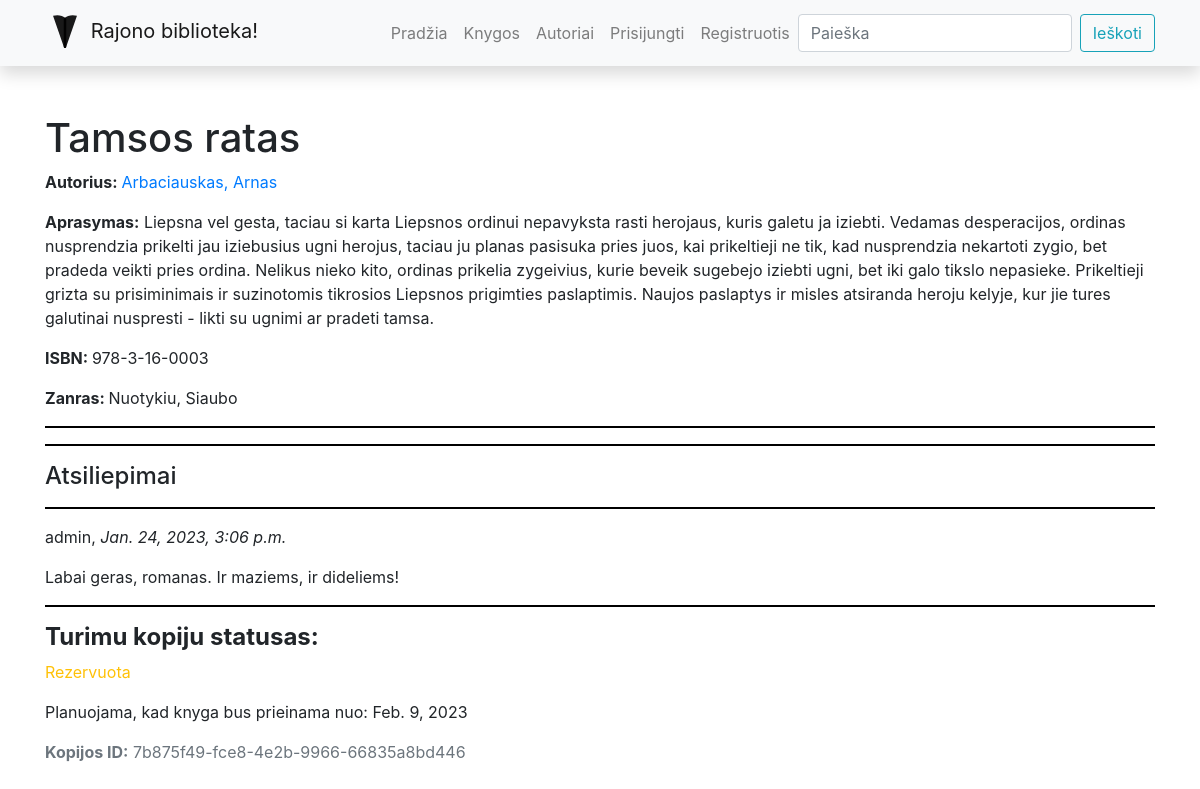
/library/books/4, run on the app's committed database.
### library/models.py (models this page shows, shortened)
class Book(models.Model):
    title = models.CharField('Pavadinimas', max_length=200)
    author = models.ForeignKey('Author', on_delete=models.SET_NULL, null=True, related_name='books')
    summary = models.TextField('Aprasymas', max_length=1000, help_text='Trumpas knygos aprasymas')
    isbn = models.CharField('ISBN', max_length=13)
    genre = models.ManyToManyField(Genre, help_text='Isrinkite zanra knygai')
    cover = models.ImageField('Virselis', upload_to='covers', null=True, blank=True)
    def display_genre(self):
        return '; '.join([genre.name for genre in self.genre.all()])
    display_genre.short_description = 'Zanras'
    class Meta:
        verbose_name = "Knyga"
        verbose_name_plural = "Knygos"

class Author(models.Model):
    first_name = models.CharField('Vardas', max_length=100)
    last_name = models.CharField('Pavarde', max_length=100)
    description = HTMLField()
    def display_books(self):
        return ', '.join([book.title for book in self.books.all()[:3]])
    display_books.short_description = "Knygos"
    class Meta:
        ordering = ['last_name', 'first_name']
        verbose_name = "Autorius"
        verbose_name_plural = "Autoriai"
    def __str__(self):
        return f'{self.last_name}, {self.first_name}'

class Genre(models.Model):
    name = models.CharField('Pavadinimas', max_length=200, help_text='Iveskite knygos zanra')
    def __str__(self):
        return self.name
    class Meta:
        verbose_name = "Zanras"
        verbose_name_plural = "Zanrai"

class BookReview(models.Model):
    book = models.ForeignKey('Book', on_delete=models.SET_NULL, null=True, blank=True)
    reviewer = models.ForeignKey(User, on_delete=models.SET_NULL, null=True, blank=True)
    date_created = models.DateTimeField(auto_now_add=True)
    content = models.TextField('Atsiliepimas', max_length=2000)

class BookInstance(models.Model):
    id = models.UUIDField(primary_key=True, default=uuid.uuid4, help_text='Unikalus knygos kopijos ID')
    book = models.ForeignKey('Book', on_delete=models.SET_NULL, null=True)
    due_back = models.DateField('Bus prieinama', null=True, blank=True)
    LOAN_STATUS = (
        ('a', 'Administruojama'),
        ('p', 'Paimta'),
        ('g', 'Galima paimti'),
        ('r', 'Rezervuota')
    )
    status = models.CharField(
        max_length=1,
        choices=LOAN_STATUS,
        blank=True,
        default='a',
        help_text='Status'
    )
    reader = models.ForeignKey(User, on_delete=models.SET_NULL, null=True, blank=True)
    class Meta:
        ordering = ['due_back']

### library/views.py (the view, shortened to what this page needs)
# urls.py: path('books/<int:pk>', views.BookDetailView.as_view(), name='book-detail'),
class BookDetailView(FormMixin, generic.DetailView):
    model = Book  # automatiskai sukuriamas kintamasis Book -> book
    template_name = 'book_detail_styled.html'  # nurodome is kur ims apipavidalinima internete
    form_class = BookReviewForm
    class Meta:
        ordering = ['title']

### library/forms.py
class BookReviewForm(forms.ModelForm):
    class Meta:
        model = BookReview
        fields = ('content', 'book', 'reviewer')
        widgets = {'book': forms.HiddenInput(), 'reviewer': forms.HiddenInput()}

### library/templates/book_detail_styled.html (shortened to what this page needs)
{% extends "base.html" %}
{% block content %}
<h1>{{book.title}}</h1>
<p><b>Autorius: </b><a href="{% url 'author-detail' book.author.id %}"> {{book.author}}</a></p>
<p><b>Aprasymas:</b> {{book.summary}}</p>
<p><b>ISBN: </b>{{book.isbn}}</p>
<p><b>Zanras: </b>{{book.genre.all|join:", "}}</p>
<hr>
<hr>
<h4>Atsiliepimai</h4>
{% if book.bookreview_set.all %}
{% for book_review_obj in book.bookreview_set.all %}
<hr>
<p>{{book_review_obj.reviewer}}, <em>{{book_review_obj.date_created}}</em></p>
<p>{{book_review_obj.content}}</p>
{% endfor %}
{% else %}
<p>Knyga neturi atsiliepimu</p>
{% endif %}
<hr>
<h4><b>Turimu kopiju statusas: </b></h4>
{% for book_inst_obj in book.bookinstance_set.all %}
<p class="{% if book_inst_obj.status == 'g' %}text-success
{% elif book_inst_obj.status == 'p' %}text-danger
{% else %}text-warning
{% endif %}">{{book_inst_obj.get_status_display}}</p>
{% if book_inst_obj.status != 'g'%}
<p>Planuojama, kad knyga bus prieinama nuo: {{book_inst_obj.due_back}}</p>
{% endif %}
<p class="text-muted"><strong>Kopijos ID:</strong> {{book_inst_obj.id}}</p>
{%endfor%}
{% endblock %}

### library/static/css/styles.css (style rules this page uses)
hr { width: 100%; background-color: black; height: 1px; border-color : transparent; }

### data on the page
Book: title "Tamsos ratas", author "Arbaciauskas, Arnas", summary "Liepsna vel gesta, taciau si karta Liepsnos ordinui nepavyksta rasti herojaus, kuris galetu ja iziebti. Vedamas desperacijos, ordinas nusprendzia prikelti jau iziebusius ugni herojus, taciau ju planas pasisuka pries juos, kai prikeltieji ne tik, kad nusprendzia nekartoti zygio, bet pradeda veikti pries ordina. Nelikus nieko kito, ordinas prikelia zygeivius, kurie beveik sugebejo iziebti ugni, bet iki galo tikslo nepasieke. Prikeltieji grizta su prisiminimais ir suzinotomis tikrosios Liepsnos prigimties paslaptimis. Naujos paslaptys ir misles atsiranda heroju kelyje, kur jie tures galutinai nuspresti - likti su ugnimi ar pradeti tamsa.", isbn "978-3-16-0003", genre.all "Nuotykiu, Siaubo"
BookReview: reviewer "admin", date_created "Jan. 24, 2023, 3:06 p.m.", content "Labai geras, romanas. Ir maziems, ir dideliems!"
BookInstance: status "Rezervuota", due_back "Feb. 9, 2023", id "7b875f49-fce8-4e2b-9966-66835a8bd446"
